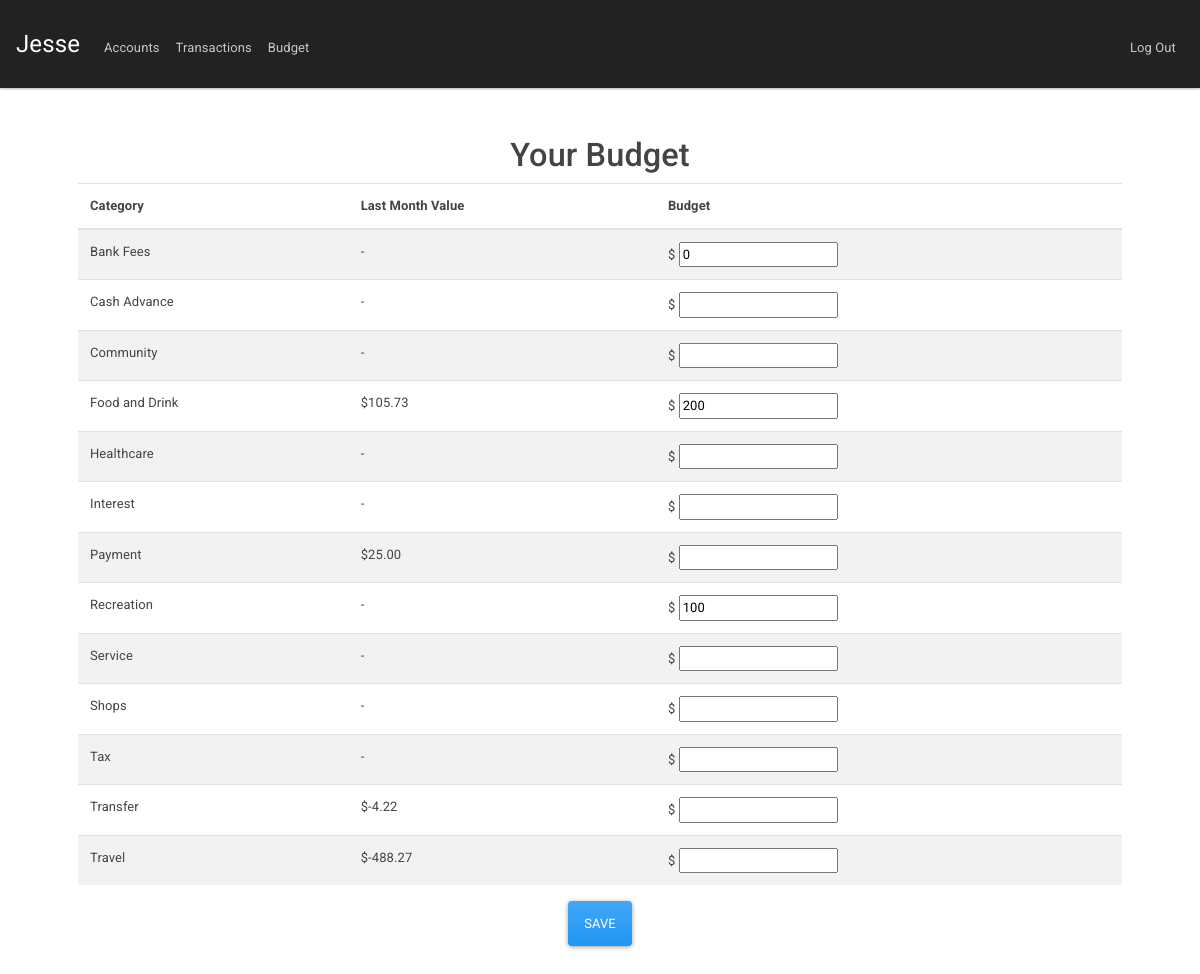
Screenshot of /budget (signed in) with the database file from the repository.
### tables this page shows
CREATE TABLE "budget" (
	"user_id"	INTEGER NOT NULL,
	"category"	TEXT NOT NULL,
	"amount"	NUMERIC,
	PRIMARY KEY("user_id","category")
);

### app.py (the view, shortened to what this page needs)
@app.route("/budget", methods=["GET", "POST"])
@login_required
def budget():
    if request.method == "GET":
        prev_month_firstday = datetime.date.today().replace( day=1 ) - relativedelta(months=1)
        prev_month_lastday = datetime.date.today().replace( day=1 ) - relativedelta(days=1)
        budgets = get_db().execute("""
            SELECT budget.category,
                   budget_summary.month_total * -1 as month_total,
                   budget.amount as budget_amount
            FROM budget
            LEFT OUTER JOIN (
                SELECT category, sum(amount) as month_total
                FROM transactions
                JOIN accounts on accounts.account_id = transactions.account_id
                WHERE
                    accounts.user_id = :user_id AND
                    transactions.date >= :prev_month_firstday  AND
                    transactions.date <= :prev_month_lastday
                GROUP BY transactions.category ) as budget_summary
            ON budget_summary.category = budget.category
            WHERE budget.user_id = :user_id
            ORDER BY budget.category
        """,
        user_id = session["user_id"],
        prev_month_firstday=prev_month_firstday.isoformat(),
        prev_month_lastday=prev_month_lastday.isoformat())
        active_accounts = get_db().execute( """
            SELECT account_id
            FROM accounts
            WHERE user_id = :user_id
        """, user_id=session["user_id"])
        return render_template("budget.html",
                                active_accounts=active_accounts,
                                prev_month_firstday=prev_month_firstday,
                                budgets=budgets)

### app.py (called while the page is built)
@app.after_request
def after_request(response):
    response.headers["Cache-Control"] = "no-cache, no-store, must-revalidate"
    response.headers["Expires"] = 0
    response.headers["Pragma"] = "no-cache"
    return response

def get_db():
    global DB
    if not DB:
        DB = SQL("sqlite:///finance_mgmt.db")
    return DB

### helpers.py (called while the page is built)
def login_required(f):
    @wraps(f)
    def decorated_function(*args, **kwargs):
        if session.get("user_id") is None:
            return redirect("/login")
        return f(*args, **kwargs)
    return decorated_function

def usd(value):
    return f"${value:,.2f}"

### templates/budget.html (shortened to what this page needs)
{% extends "layout.html" %}
{% block main %}
{% if active_accounts %}
<h1> Your Budget </h1>
<form action="/budget" method="post">
    <table class="table table-striped">
        <thead>
            <tr>
                <th>Category</th>
                <th>Last Month Value</th>
                <th>Budget</th>
            </tr>
        </thead>
        <tbody>
            {% for budget in budgets %}
            <tr>
                <td>{{ budget.category }}</td>
                {% if budget.month_total is not none %}
                <td>{{ budget.month_total | usd }}</td>
                {% else %}
                <td>-</td>
                {% endif %}
                <td>$ <input name="{{ budget.category }}" value="{{ budget.budget_amount if budget.budget_amount != none else ""}}" text="number"></td>
            </tr>
            {% endfor %}
        </tbody>
    </table>
    <button class="btn btn-primary" type="submit">Save</button>
</form>
{% endif %}
{% endblock %}

### templates/layout.html (shortened to what this page needs)
<!DOCTYPE html>
<html lang="en">
    <head>
        <link href="https://stackpath.bootstrapcdn.com/bootswatch/4.4.1/materia/bootstrap.min.css" rel="stylesheet">
        <link href="/static/styles.css" rel="stylesheet">
    </head>
    <body>
        <nav class="navbar navbar-expand-lg navbar-dark bg-dark">
            <a class="navbar-brand" href="#">Jesse</a>
            <div class="collapse navbar-collapse" id="navbar">
                {% if session.user_id %}
                    <ul class="navbar-nav mr-auto mt-2">
                        <li class="nav-item"><a class="nav-link" href="/">Accounts</a></li>
                        <li class="nav-item"><a class="nav-link" href="/transactions">Transactions</a></li>
                        <li class="nav-item"><a class="nav-link" href="/budget">Budget</a></li>
                    </ul>
                    <ul class="navbar-nav ml-auto mt-2">
                        <li class="nav-item"><a class="nav-link" href="/logout">Log Out</a></li>
                    </ul>
                {% else %}
                    <ul class="navbar-nav ml-auto mt-2">
                        <li class="nav-item"><a class="nav-link" href="/register">Get Started</a></li>
                        <li class="nav-item"><a class="nav-link" href="/login">Log In</a></li>
                    </ul>
                {% endif %}
            </div>
        </nav>
        <main class="container p-5">
            {% block main %}{% endblock %}
        </main>
    </body>
</html>

### static/styles.css (style rules this page uses)
main { overflow-x: auto; text-align: center; }
main table { text-align: left; }

### rows the page displays
budget: category "Bank Fees", budget_amount "0"
budget: category "Cash Advance"
budget: category "Community"
budget: category "Food and Drink", month_total "$105.73", budget_amount "200"
budget: category "Healthcare"
budget: category "Interest"
budget: category "Payment", month_total "$25.00"
budget: category "Recreation", budget_amount "100"
budget: category "Service"
budget: category "Shops"
budget: category "Tax"
budget: category "Transfer", month_total "$-4.22"
budget: category "Travel", month_total "$-488.27"
